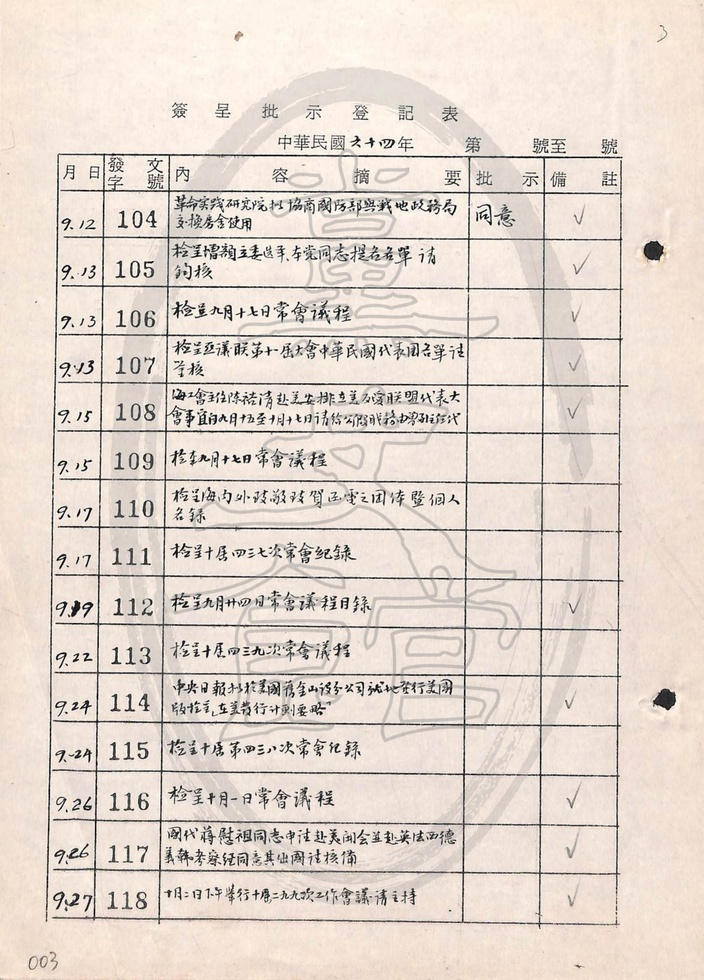
#> input picture pdftoimg_main/__w__CP064-000-000000-000-000-000_001_rK4ih1x_page_10_main.jpg, 704 x 980 px, shrunk from 2279 x 3174 before the run
$ python -i testbinary4.py   (imports and definitions only)
#> lines starting #> are read from the running program, lines starting #| are printed output that depends on the picture; after the words box and inside, x2 and y2 are one past the last pixel; in counts of white or black regions, pixels touching at a corner belong together
#> further down, picture is the input picture: shape (980, 704, 3); mean B, G, R 205.3, 214.9, 226.6
from paddleocr import PaddleOCR, draw_ocr
from pdf2image import convert_from_path
import os, cv2, numpy as np
import logging
import datetime

def fill_incomplete_regions(image):
    gray = cv2.cvtColor(image, cv2.COLOR_BGR2GRAY)
    _, binary = cv2.threshold(gray, 0, 255, cv2.THRESH_BINARY_INV + cv2.THRESH_OTSU)
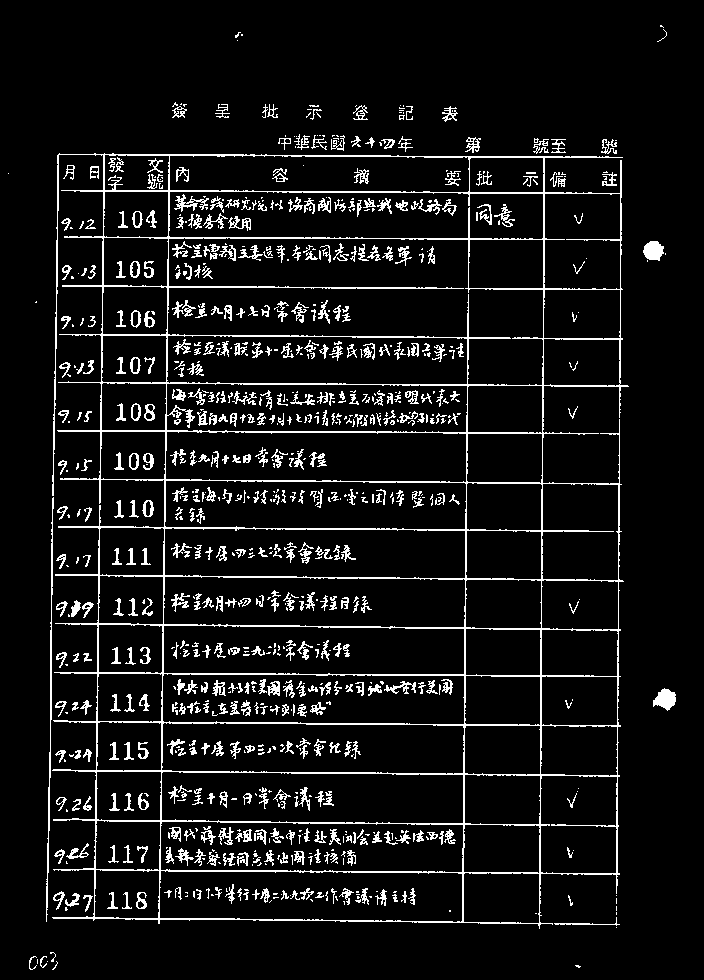
#> binary: shape (980, 704); 7.9% white in thin lines or dots

    contours, _ = cv2.findContours(binary, cv2.RETR_EXTERNAL, cv2.CHAIN_APPROX_SIMPLE)
#> contours = 156 contours, 98 with area under 20; largest, box (x1, y1, x2, y2) and area: (52, 153, 629, 929) 382036, (653, 688, 676, 711) 303, (46, 497, 54, 922) 294, (643, 241, 664, 261) 281, (142, 500, 154, 517) 136

    for contour in contours:
        x, y, w, h = cv2.boundingRect(contour)

        # 调整填充范围的大小
        padding = 1  # 缩小填充范围的像素值
        x += padding
        y += padding
        w -= 2 * padding
        h -= 2 * padding

        cv2.rectangle(image, (x, y), (x + w, y + h), (0, 0, 0), -1)

        # 檢查區域是否包含有效像素
        if np.count_nonzero(binary[y:y+h, x:x+w]) > 0:
            # 計算輪廓內部區域的平均像素值
            roi = image[y:y+h, x:x+w]
            mean_val = np.mean(roi, axis=(0, 1)).astype(np.uint8)

            # 填充輪廓內部區域
            cv2.fillPoly(image, pts=[contour], color=mean_val.tolist())
#> this loop made 156 passes
#> (x, y, w, h, roi) on passes 1, 11, 27, 48, 65: (576, 966, 4, 1, [[0, 0, 0], [0, 0, 0], [0, 0, 0], [0, 0, 0]]), (66, 908, 1, 2, [[0, 0, 0], [0, 0, 0]]), (70, 755, 3, 1, [[0, 0, 0], [0, 0, 0], [0, 0, 0]]), (68, 515, 1, 2, [[0, 0, 0], [0, 0, 0]]), (68, 375, 2, 1, [[0, 0, 0], [0, 0, 0]])
#> (x, y, w, h) on passes 2, 5, 6, 7, 9, 15: (53, 962, 4, 7), (41, 957, 5, 10), (30, 957, 6, 12), (51, 953, 4, 8), (555, 918, 64, 7), (569, 896, 3, 9)
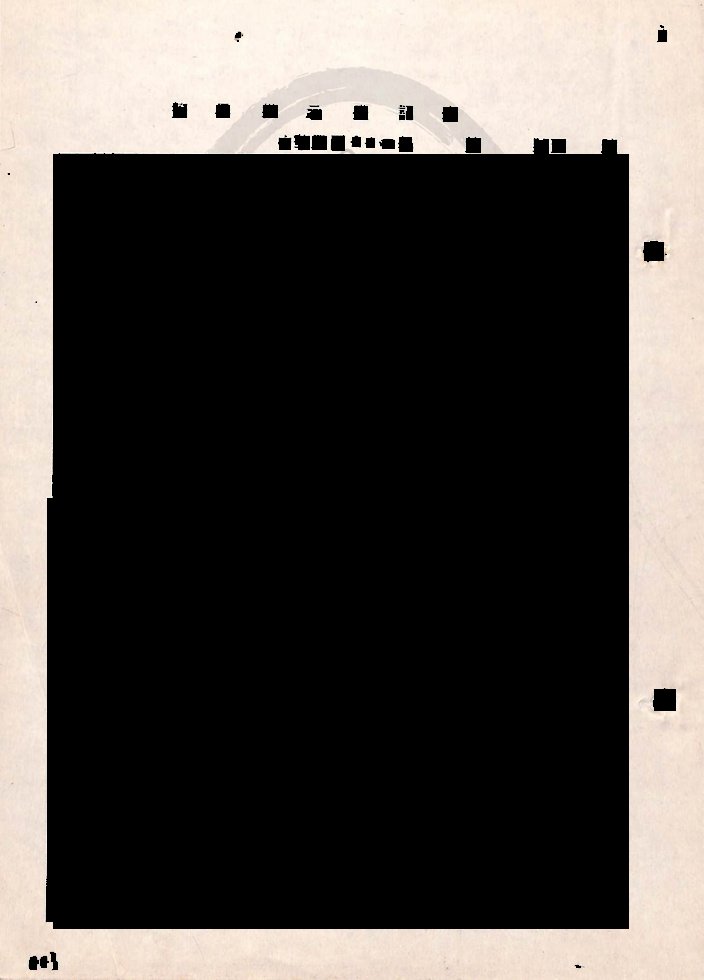
#> image: shape (980, 704, 3); mean B, G, R 74.2, 78.5, 83.6

    return image


def color_filter(img_path, filename):
    input_image = cv2.imread(img_path)
    hsv = cv2.cvtColor(input_image, cv2.COLOR_BGR2HSV)

    lower_gray = np.array([0, 0, 50], dtype=np.uint8)  # 灰色的下界
    upper_gray = np.array([180, 50, 220], dtype=np.uint8)  # 灰色的上界

    mask = cv2.inRange(hsv, lower_gray, upper_gray)  # 通过范围过滤得到遮罩

    non_gray_pixels = cv2.bitwise_not(mask)  # 非灰色像素的遮罩

    output_image = cv2.bitwise_and(input_image, input_image, mask=mask)  # 过滤出灰色像素
    output_image[np.where(non_gray_pixels)] = [255, 255, 255]  # 将非灰色像素填充为白色

    # 调整对比度
    alpha = 2  # 调整对比度的比例因子
    beta = 0  # 调整对比度的偏移量
    adjusted = cv2.convertScaleAbs(output_image, alpha=alpha, beta=beta)

    # 对黑色部分进行加深
    adjusted[adjusted == 0] = adjusted[adjusted == 0] * 0.3 - 200

    # 自定义模糊
    kernel = np.array([[0, -1, 0], [-1, 5, -1], [0, -1, 0]], np.float32)
    dst = cv2.filter2D(adjusted, -1, kernel)

    # 锐化滤波器
    sharpening_kernel = np.array([[-1, -1, -1], [-1, 9, -1], [-1, -1, -1]], np.float32)
    sharpened_image = cv2.filter2D(dst, -1, sharpening_kernel)

    # 填补不完整区域
    # filled_image = fill_incomplete_regions(sharpened_image)
    cv2.imwrite(test_folder+"/_9"+filename, sharpened_image)

    return sharpened_image, test_folder+"/_9"+filename
    # cv2.namedWindow("filter", cv2.WINDOW_NORMAL)
    # cv2.imshow("filter", filled_image)
    # cv2.waitKey(0)


pdf_folder = './pdf/'
img_folder = './img'
pdfoutputimg_folder_all = './pdftoimg_all'
pdfoutputimg_folder_cover = './pdftoimg_cover'
pdfoutputimg_folder_note = './pdftoimg_note'
pdfoutputimg_folder_main = './pdftoimg_main'
pdfoutputimg_folder_appendix = './pdftoimg_appendix'
outputfile_folder = './outputfile'
outputlog_folder = './outputlog'
outputimg_folder = './outputimg'
test_folder = './testoutput'

# do ocr (stage1以本文為主)
# [55 lines not run here, left out]

>>> import cv2
>>> picture = cv2.imread('../pdftoimg_main/__w__CP064-000-000000-000-000-000_001_rK4ih1x_page_10_main.jpg')
>>> result = fill_incomplete_regions(picture)

$ run again, on pdftoimg_main/__w__CP064-000-000000-000-000-000_001_rK4ih1x_page_4_main.jpg
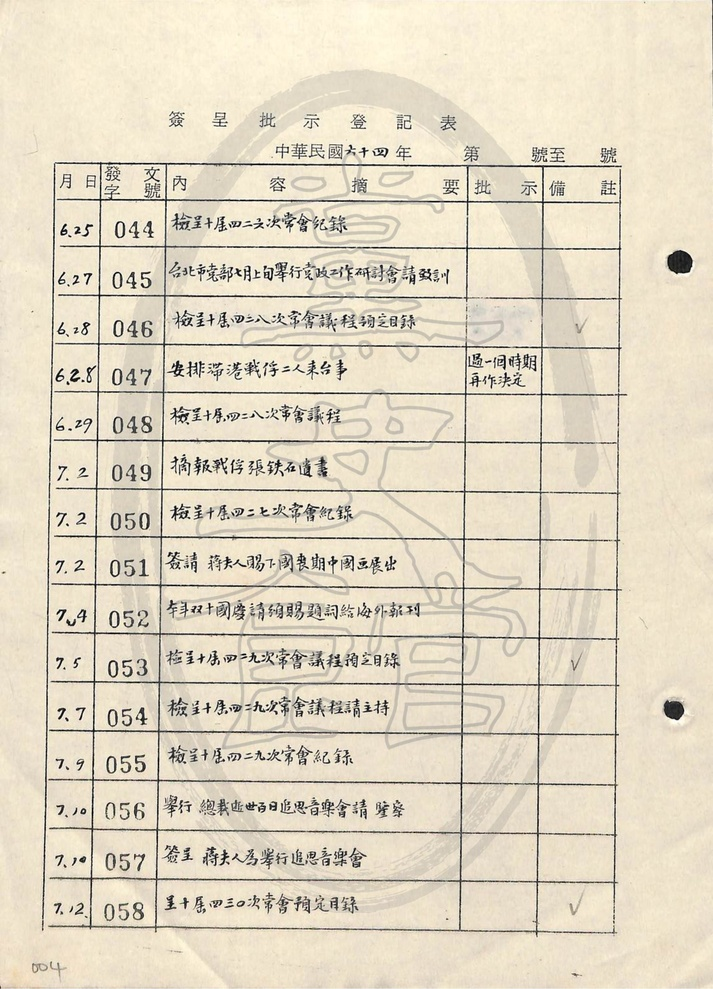
#> input picture pdftoimg_main/__w__CP064-000-000000-000-000-000_001_rK4ih1x_page_4_main.jpg, 713 x 989 px, shrunk from 2293 x 3181 before the run
#> picture is the input picture: shape (989, 713, 3); mean B, G, R 195.2, 215.4, 225.1
#> in fill_incomplete_regions, `_, binary = cv2.threshold(gray, 0, 255, cv2.THRESH_BINARY_INV + cv2.TH..`:
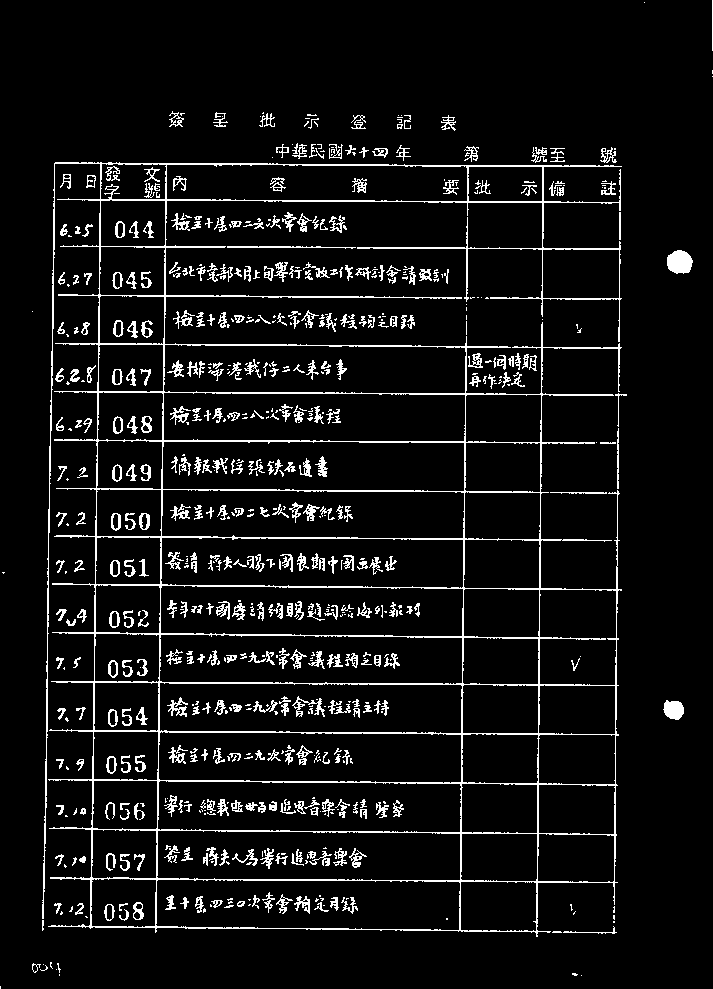
#> binary: shape (989, 713); 7.1% white in thin lines or dots
#> contours = 276 contours, 175 with area under 20; largest, box (x1, y1, x2, y2) and area: (42, 162, 622, 937) 310872, (667, 250, 693, 274) 448, (663, 700, 684, 720) 288, (468, 353, 483, 368) 104, (600, 147, 617, 163) 91
#> the loop in fill_incomplete_regions, `for contour in contours:` made 276 passes
#> (contour, x, y, w, h, roi) on passes 24, 53: ([[64, 864], [64, 866], [65, 867], [66, 866]], 65, 865, 1, 2, [[0, 0, 0], [0, 0, 0]]), ([[67, 478], [66, 479], [67, 480], [68, 479]], 67, 479, 1, 1, [[0, 0, 0]])
#> after the loop in fill_incomplete_regions, `for contour in contours:`:
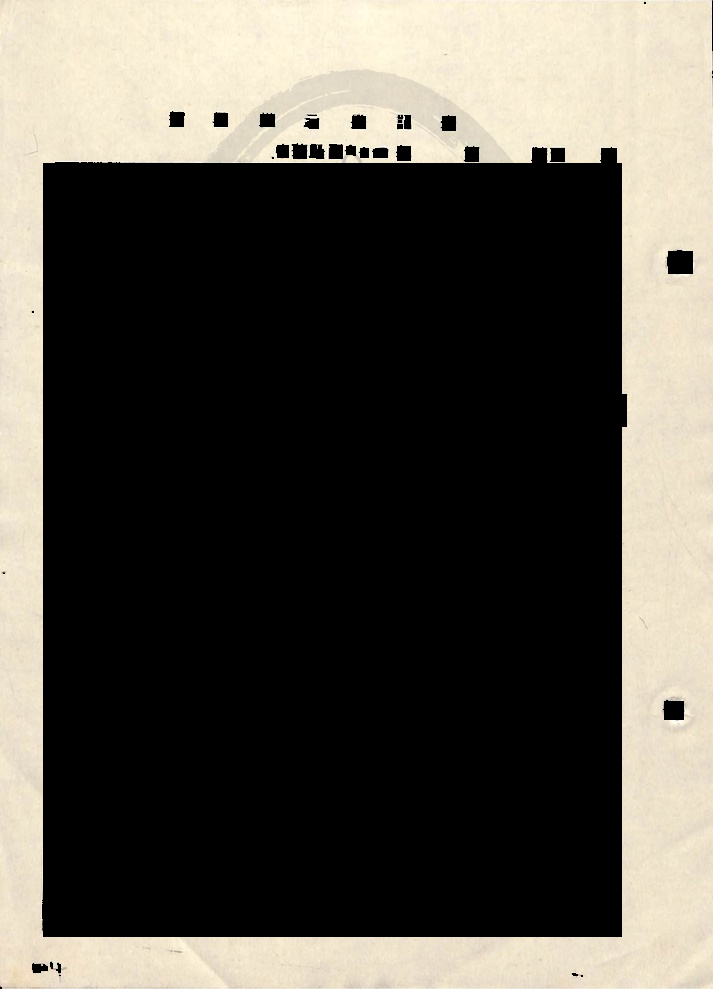
#> image: shape (989, 713, 3); mean B, G, R 73.9, 82.2, 86.1
